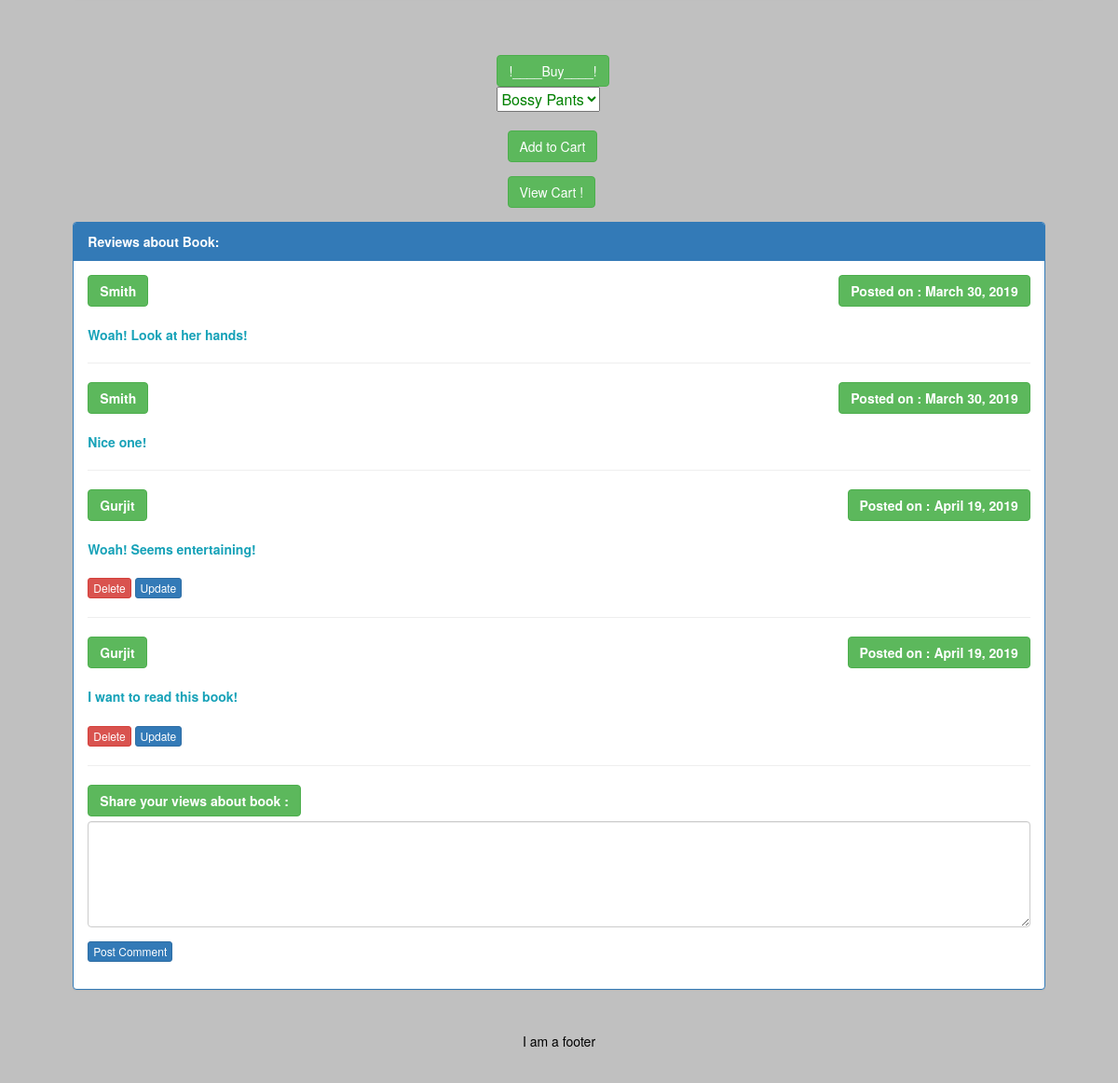
Page /book?id=1 (signed in, lower part) on the earlier database version.
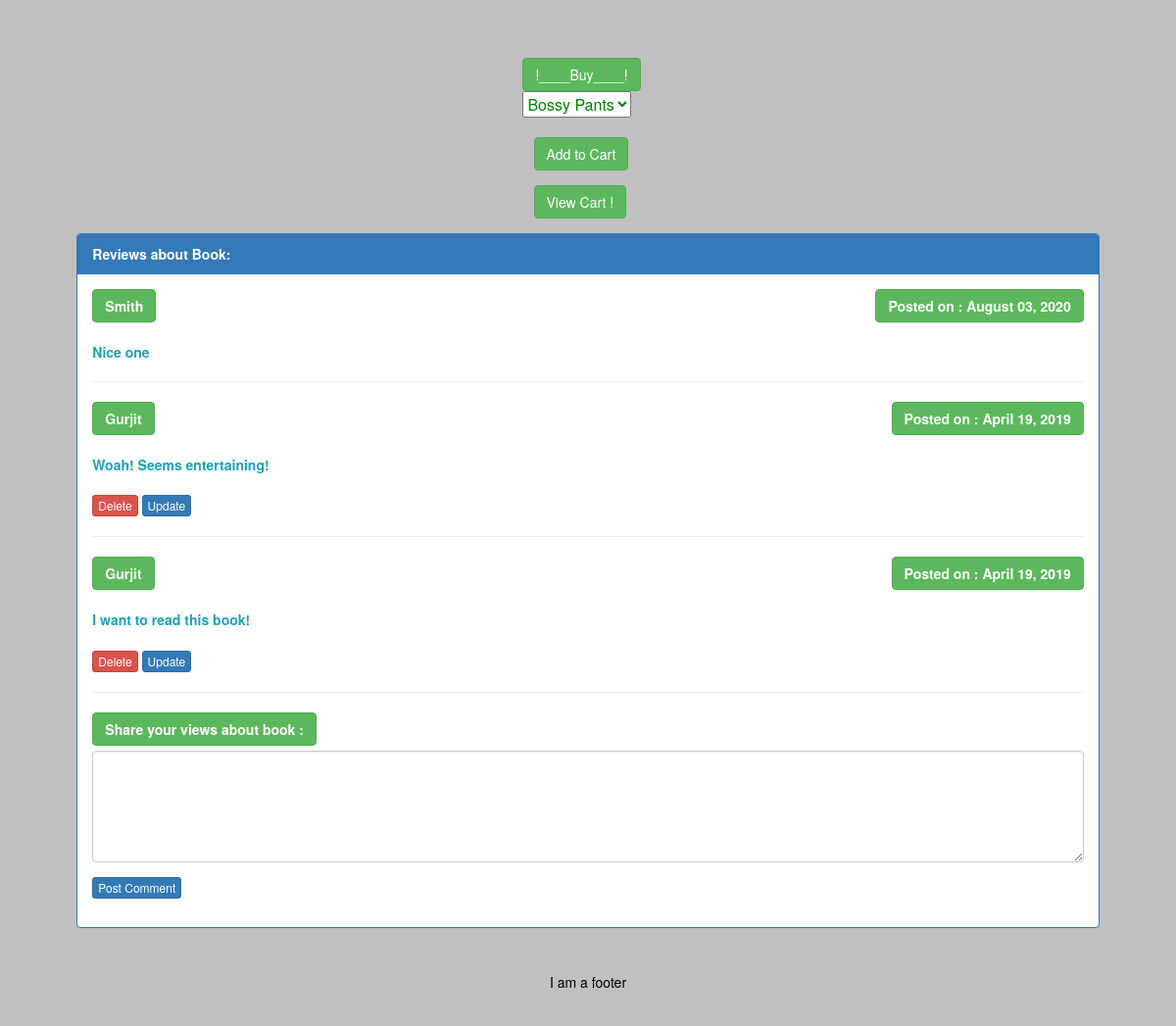
Same page on the later database version.
### app/models.py (models this page shows, shortened)
class Post(db.Model):
    id = db.Column(db.Integer, primary_key=True)
    body = db.Column(db.String(350))
    timestamp = db.Column(db.DateTime, index=True, default=datetime.utcnow)
    user_id = db.Column(db.Integer, db.ForeignKey('user.id'))
    book_id=db.Column(db.Integer, db.ForeignKey('book.id'))

class User(UserMixin,db.Model):
    id = db.Column(db.Integer, primary_key=True)
    username = db.Column(db.String(64), index=True, unique=True)
    email = db.Column(db.String(120), index=True, unique=True)
    password_hash = db.Column(db.String(128))
    key=db.Column(db.String(130))
    posts = db.relationship('Post', backref='author', lazy='dynamic')

### app/routes.py (the view)
@app.route('/book')
@login_required
def book():
   id=request.args.get('id')
   posts=Post.query.all()
   book=Book.query.filter_by(id=id).first()
   return render_template('book.html',posts=posts,book=book,id=int(id))

### app/models.py (called while the page is built)
@login.user_loader
def load_user(id):
    return User.query.get(int(id))

### app/templates/book.html (shortened to what this page needs)
{% extends "base.html" %}
{% block content %}
 <div class="container">
    <img src="{{book.url}}" style="border:8px solid white;padding:5px" class="rounded mx-auto d-block" class="img-rounded"   alt=book image height=350px" width="300px"><br>
<br><br>
<form target="paypal" action="https://www.paypal.com/cgi-bin/webscr" method="post">
  <table style="color:green;margin-left:44%">
  <tr><td><input type="hidden" name="on0" value="Buy"><button class="btn btn-success" >!____Buy____!</button></td></tr><tr><td><select name="os0"><br>
    <br><option value="{{book.title}}"><b>{{book.title}}</b></option>
  </select> </td></tr>
  </table><br>
  <div style="padding-left:45%"><button class="btn btn-success" type="submit">Add to Cart</button></div>
 </form>
  <form target="paypal" action="https://www.paypal.com/cgi-bin/webscr" method="post" >
    <div style="padding-left:45%"><button class="btn btn-success" type="submit" >View Cart  !</button></div>
    </form>
    <div class ="panel panel-primary" style="margin-left:3%;margin-right:3%">
      <div class="panel-heading" ><b>Reviews about Book:</b></div>
      <div class="panel-body">
        <div class="text-left">
    <p style="text-align:justify">
      {% for post in posts %}
      {% if (post.review.id == id) %}
   <button type="button" class="btn btn-success"><b>{{post.author.username}}</b></button><button type="button" class="btn btn-success" style="float:right"><b>Posted on : {{post.timestamp.strftime("%B %d, %Y")}}</b></button><br><br><span class="text-info"><b>{{post.body}}</b></span><br>
   {%if (current_user.username == post.author.username) %}
   <br>
   <a href="/delete?id={{post.id}}&bookId={{id}}"><button type="button" class="btn btn-danger btn-xs">Delete</button></a>
   <a href="/update?id={{post.id}}&bookId={{id}}" ><button type="button" class="btn btn-primary btn-xs">Update</button></a>
     {% endif %}
     <hr class="style6">
     {% endif %}
   </p>
   {% endfor %}
   <form action="/add?bookId={{id}}" method="POST">
    <div class="form-group">
      <label for="comment">  <button type="button" class="btn btn-success"><b>Share your views about book :</b></button></button></label>
      <textarea class="form-control" rows="5" name="body"></textarea>
    </div>
    <button type="Submit" class="btn btn-primary btn-xs" style="color:white">Post Comment</button>
   </form>
   </div>
  </div>
</div>
{% endblock %}

Differences in the rows shown:
removed Post: author.username "Smith", timestamp "March 30, 2019", body "Woah! Look at her hands!"
changed Post "Smith": timestamp "March 30, 2019" → "August 03, 2020"; body "Nice one!" → "Nice one"
